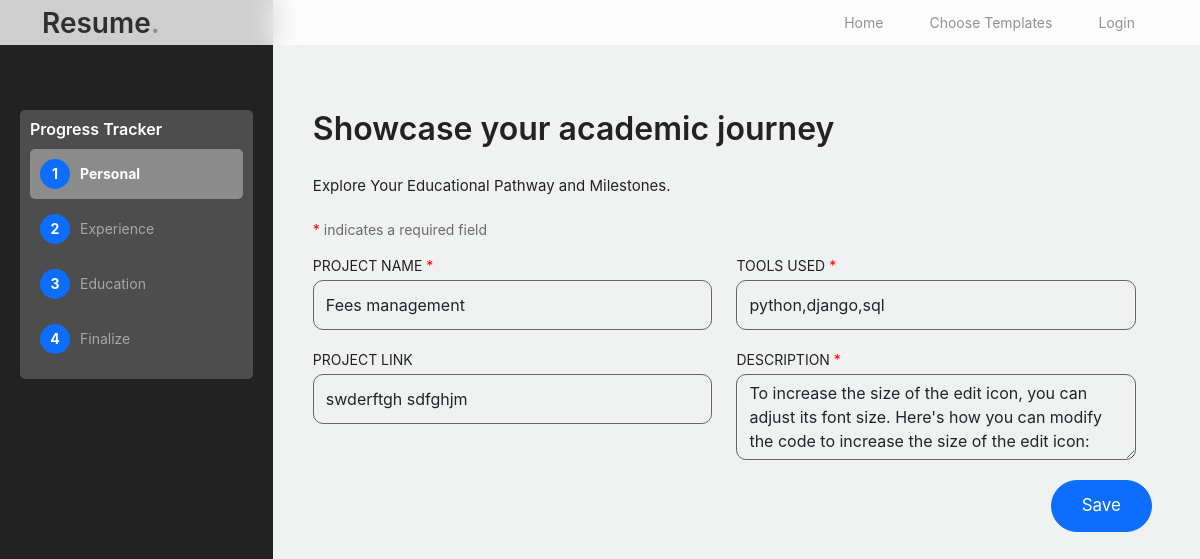
The app's page /edit_project_form/8 with its own data.
### resume_builder/models.py (models this page shows)
class Project(models.Model):
    user_id = models.ForeignKey('NewUser', on_delete=models.CASCADE)
    project_name = models.CharField(max_length=800,default='project_name')
    tools_used = models.CharField(max_length=800,default='company name')
    project_link = models.CharField(max_length=800,default='project link')
    description = models.CharField(max_length=1000,default='project description')

### resume_builder/views.py (the view, shortened to what this page needs)
# urls.py: path('edit_project_form/<int:id>',views.edit_project_form,name="edit_project_form"),
def edit_project_form(request,id):
    user_id = request.user.id
    details=Project.objects.get(id=id)
    context={'details':details}
    return render(request,'edit_project_form.html',context)

### resume_builder/templates/edit_project_form.html (shortened to what this page needs)
<!doctype html>
<html lang="en">
<head>
		<link href="/static/home_assets/css/bootstrap.min.css" rel="stylesheet">
		<link href="https://cdnjs.cloudflare.com/ajax/libs/font-awesome/6.0.0-beta3/css/all.min.css" rel="stylesheet">
		<link href="/static/home_assets/css/tiny-slider.css" rel="stylesheet">
		<link href="/static/home_assets/css/style.css" rel="stylesheet">
	</head>
	<body>
		<nav class="custom-navbar navbar navbar-expand-md navbar-dark bg-dark fixed-top" aria-label="Furni navigation bar">
			<div class="container">
				<a class="navbar-brand" href="index.html">Resume<span>.</span></a>
				<div class="collapse navbar-collapse" id="navbarsFurni">
					<ul class="custom-navbar-nav navbar-nav ms-auto mb-2 mb-md-0">
						<li class="nav-item">
							<a class="nav-link" href="index.html">Home</a>
						</li>
						<li><a class="nav-link" href="shop.html">Choose Templates</a></li>
						<li><a class="nav-link" href="about.html">Login</a></li>
					</ul>
				</div>
			</div>
		</nav>
<div class="hero1">
		<div class="container1">
			<div class="sidebar" id="sidebar">
				<div class="tracking-system">
					<h3>Progress Tracker</h3>
					<ul class="tracking-steps">
						<li class="step active">
							<div class="step-number">1</div>
							Personal
						</li>
						<li class="step">
							<div class="step-number">2</div>
							Experience
						</li>
						<li class="step">
							<div class="step-number">3</div>
							Education
						</li>
						<li class="step">
							<div class="step-number">4</div>
							Finalize
						</li>
					</ul>
				</div>
			</div>
			<div class="main-content" id="main-content">
				<div style="margin-top: 70px;">
					<h2 class="mb-4 section-title1" style="color: #222222;">Showcase your academic journey </h2>
					<p style="font-size: 15px;color: #222222;">Explore Your Educational Pathway and Milestones.
                    </p>
                    <span><span style="color: red;">*</span> indicates a required field</span>
				</div>
                <form id="projectForm"  class="row g-6" style="background-color: transparent;" method="post">
                    <div class="row g-6">
                        <div class="col-lg-6">
                            <label style="color: #222222;">PROJECT NAME <span style="color: red;">*</span></label>
                            <input type="text" value="{{details.project_name}}" name="project_name" required class="form-control" placeholder="Eg: Fees Management" style="background-color: transparent; border: 1px solid #666;">
                        </div>
                        <div class="col-lg-6">
                            <label style="color: #222222;">TOOLS USED <span style="color: red;">*</span></label>
                            <input type="text" value="{{details.tools_used}}" name="tools" required class="form-control" placeholder="Eg: python,js,Django,html" style="background-color: transparent; border: 1px solid #666;">
                        </div>
                    </div>
                    <div class="row g-6">
                        <div class="col-lg-6">
                            <label style="color: #222222;">PROJECT LINK </span></label>
                            <input type="text" value="{{details.project_link}}" name="link"  class="form-control" placeholder="Your project link" style="background-color: transparent; border: 1px solid #666;">
                        </div>
                        <div class="col-lg-6">
                            <label style="color: #222222;">DESCRIPTION <span style="color: red;">*</span></label>
                            <textarea class="form-control"  required name="description" rows="3" style="background-color: transparent; border: 1px solid #666;">{{details.description}}</textarea>
                        </div>
                    </div>
                    <div class="button-container" style="text-align: right; margin-top: 20px;">
                        <button type="submit" class="btn btn-primary me-2">Save</button>
                    </div>
                </form>
			</div>
		</div>
		</div>
	</body>
</html>

### static/home_assets/css/style.css (style rules this page uses)
* { font-family: "SF Pro Text", "Myriad Set Pro", "SF Pro Icons", "Apple Legacy Chevron", "Helvetica Neue", "Helvetica", "Arial", sans-serif !important; }
body { overflow-x: hidden; position: relative; }
body { font-family: "Inter", sans-serif; font-weight: 400; line-height: 28px; color: #6a6a6a; font-size: 14px; background-color: #eff2f1; }
a { text-decoration: none; -webkit-transition: .3s all ease; -o-transition: .3s all ease; transition: .3s all ease; color: #2f2f2f; text-decoration: underline; }
.custom-navbar { background: #3b5d50 !important; padding-top: 20px; padding-bottom: 20px; }
.custom-navbar .navbar-brand { font-size: 28px; color: #2f2f2f; font-weight: 600; }
.custom-navbar .navbar-brand>span { opacity: .4; color: #2f2f2f; }
@media (min-width: 992px) { .custom-navbar .custom-navbar-nav li { margin-left: 15px; margin-right: 15px; } }
.custom-navbar .custom-navbar-nav li a { font-weight: 500; color: #ffffff !important; opacity: .5; -webkit-transition: .3s all ease; -o-transition: .3s all ease; transition: .3s all ease; position: relative; }
@media (min-width: 768px) { .custom-navbar .custom-navbar-nav li a:before { content: ""; position: absolute; bottom: 0; left: 8px; right: 8px; background: #f9bf29; height: 5px; opacity: 1; visibility: visible; width: 0; -webkit-transition: .15s all ease-out; -o-transition: .15s all ease-out; transition: .15s all ease-out; } }
.btn { font-weight: 400; font-size: 17px; padding: 12px 30px; border-radius: 30px; color: #ffffff; background: #2f2f2f; border-color: #2f2f2f; }
.btn.btn-primary { background: #3b5d50; border-color: #3b5d50; }
.btn.btn-primary { background-color: #0d6efd; border-color: #0d6efd }
.section-title1 { color: #e1e1e1; }
.form-control { height: 50px; border-radius: 10px; font-family: "Inter", sans-serif; }
textarea { height: auto !important; }

### resume_builder/templates/edit_project_form.html (style rules this page uses)
.custom-navbar { height: 45px; background-color: rgba(255, 255, 255, 0.779) !important; backdrop-filter: blur(15px); position: fixed; top: 0; width: 100%; z-index: 1000; }
.custom-navbar .navbar-nav .nav-link { line-height: 50px; }
.custom-navbar .navbar-brand, .custom-navbar .navbar-toggler { line-height: 50px; }
.container1 { display: flex; height: 100vh; }
.sidebar { background-color: #222222; color: white; width: 390px; padding: 20px; transition: width 0.3s; }
.main-content { flex-grow: 1; padding: 40px; }
.tracking-system { margin-top: 90px; padding: 10px; background-color: #4d4d4d; border-radius: 5px; }
.tracking-system h3 { color: #fff; font-size: 16px; margin-bottom: 10px; }
.tracking-steps { list-style: none; padding: 0; margin: 0; display: flex; flex-direction: column; }
.step { padding: 10px; margin-bottom: 5px; color: #a7a7a7; cursor: pointer; border-radius: 5px; transition: background-color 0.3s, color 0.3s; display: flex; align-items: center; position: relative; }
.step.active { background-color: #8b8b8b; color: #fff; font-weight: bold; }
.step-number { background-color: #0d6efd; color: #fff; border-radius: 50%; padding: 10px; width: 30px; height: 30px; display: flex; justify-content: center; align-items: center; margin-right: 10px; font-weight: bold; font-size: 14px; }
.tracking-steps .step:not(:last-child)::after { content: ''; height: 40px; border-left: 2px solid #555; display: block; position: absolute; top: calc(50% + 15px); left: 15px; z-index: -1; }
.tracking-steps .step:not(:last-child)::after { content: '▼'; font-size: 12px; color: #fff; display: block; position: absolute; bottom: -10px; left: calc(50% - 6px); }

### records on screen
Project: project_name "Fees management", tools "python,django,sql", link "swderftgh sdfghjm", description "To increase the size of the edit icon, you can adjust its font size. Here's how you can modify the code to increase the size of the edit icon:"
